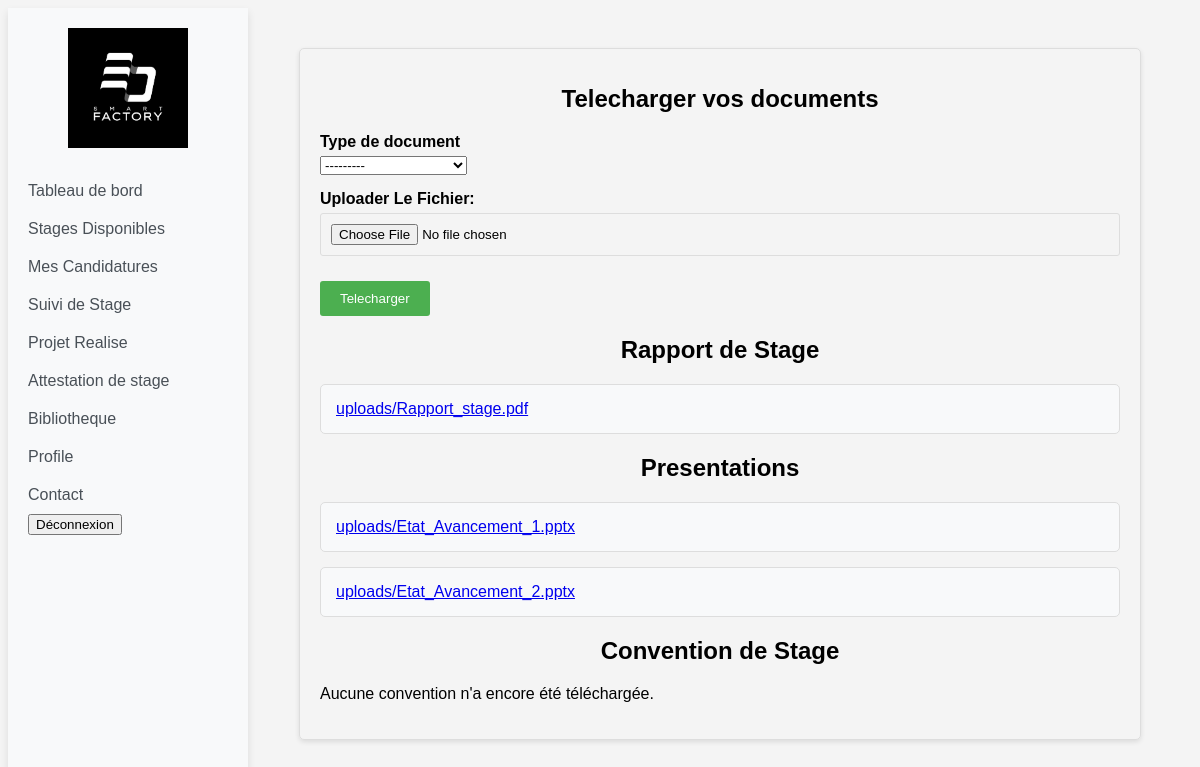
The app's page /stagiaire-dashboard/upload-files/ (signed in) with its own data.
### stagiaires/models.py (models this page shows, shortened)
class FileUpload(models.Model):
    TRAINEE_REPORT = 'rapport'
    PRESENTATION = 'presentation'
    STAGE_CONVENTION = 'convention'
    FILE_TYPE_CHOICES = [
        (TRAINEE_REPORT, 'Rapport de Stage'),
        (PRESENTATION, 'Presentations'),
        (STAGE_CONVENTION, 'Convention de Stage'),
    ]
    user = models.ForeignKey(User, on_delete=models.CASCADE)
    file_type = models.CharField(max_length=20, choices=FILE_TYPE_CHOICES)
    file = models.FileField(upload_to='uploads/')
    uploaded_at = models.DateTimeField(auto_now_add=True)

### stagiaires/views.py (the view)
# urls.py: path('upload-files/', views.upload_files, name='upload_files'),
@login_required
def upload_files(request):
    if request.method == 'POST':
        form = FileUploadForm(request.POST, request.FILES)
        if form.is_valid():
            upload = form.save(commit=False)
            upload.user = request.user
            if upload.is_valid_extension():
                upload.save()
                return redirect('upload_files')
            else:
                form.add_error('file', 'Invalid file extension.')
    else:
        form = FileUploadForm()
    rapport_files = FileUpload.objects.filter(user=request.user, file_type=FileUpload.TRAINEE_REPORT)
    presentation_files = FileUpload.objects.filter(user=request.user, file_type=FileUpload.PRESENTATION)
    convention_files = FileUpload.objects.filter(user=request.user, file_type=FileUpload.STAGE_CONVENTION)
    context = {
        'form': form,
        'rapport_files': rapport_files,
        'presentation_files': presentation_files,
        'convention_files': convention_files,
    }
    return render(request, 'stagiaires/upload_files.html', context)

### stagiaires/forms.py (shortened to what this page needs)
class FileUploadForm(forms.ModelForm):
    class Meta:
        model = FileUpload
        fields = ['file_type', 'file']
        widgets = {
            'file_type': forms.Select(attrs={'class': 'form-control'}),
            'file': forms.FileInput(attrs={'class': 'form-control'}),
        }

### stagiaires/templates/stagiaires/upload_files.html (shortened to what this page needs)
{% extends 'stagiaires/base.html' %}
{% load static %}
{% block content %}
<div class="upload-container">
    <h1>Telecharger vos documents</h1>
    <form method="post" enctype="multipart/form-data">
        <div class="form-group">
            <label for="id_file_type">Type de document</label>
            {{ form.file_type }}
        </div>
        <div class="form-group">
            <label for="id_file">Uploader Le Fichier:</label>
            {{ form.file }}
        </div>
        <button type="submit" class="btn btn-primary">Telecharger</button>
    </form>
    <div class="files-container">
        <h2>Rapport de Stage</h2>
        <ul>
            {% for file in rapport_files %}
                <li><a href="{{ file.file.url }}">{{ file.file.name }}</a></li>
            {% empty %}
                <p>Aucun rapport n'a encore été téléchargée.</p>
            {% endfor %}
        </ul>
        <h2>Presentations</h2>
        <ul>
            {% for file in presentation_files %}
                <li><a href="{{ file.file.url }}">{{ file.file.name }}</a></li>
            {% empty %}
                <p>Aucune présentation n'a encore été téléchargée.</p>
            {% endfor %}
        </ul>
        <h2>Convention de Stage</h2>
        <ul>
            {% for file in convention_files %}
                <li><a href="{{ file.file.url }}">{{ file.file.name }}</a></li>
            {% empty %}
                <p>Aucune convention n'a encore été téléchargée.</p>
            {% endfor %}
        </ul>
    </div>
</div>
{% endblock %}

### static/css/upload_files.css (style rules this page uses)
body { font-family: sans-serif; background-color: #f4f4f4; }
.upload-container { max-width: 800px; margin: 20px auto; padding: 20px; border: 1px solid #ddd; border-radius: 5px; box-shadow: 0 2px 5px rgba(0, 0, 0, 0.1); }
.upload-container h1, .upload-container h2 { text-align: center; font-size: 24px; font-weight: bold; margin-bottom: 20px; }
.upload-container .form-group { margin-bottom: 15px; }
.upload-container label { display: block; margin-bottom: 5px; font-weight: bold; }
.upload-container input, .upload-container textarea { width: 100%; padding: 10px; margin-bottom: 10px; border: 1px solid #ddd; border-radius: 3px; box-sizing: border-box; }
.upload-container button { background-color: #4CAF50; color: white; padding: 10px 20px; border: none; border-radius: 3px; cursor: pointer; }
.upload-container .files-container ul { list-style: none; padding: 0; }
.upload-container .files-container li { background-color: #f8f9fa; border: 1px solid #ddd; padding: 15px; margin-bottom: 15px; border-radius: 5px; }

### static/css/profile.css (style rules this page uses)
body { font-family: sans-serif; background-color: #f4f4f4; }

### records on screen
FileUpload: file.name "uploads/Rapport_stage.pdf"
FileUpload: file.name "uploads/Etat_Avancement_1.pptx"
FileUpload: file.name "uploads/Etat_Avancement_2.pptx"
